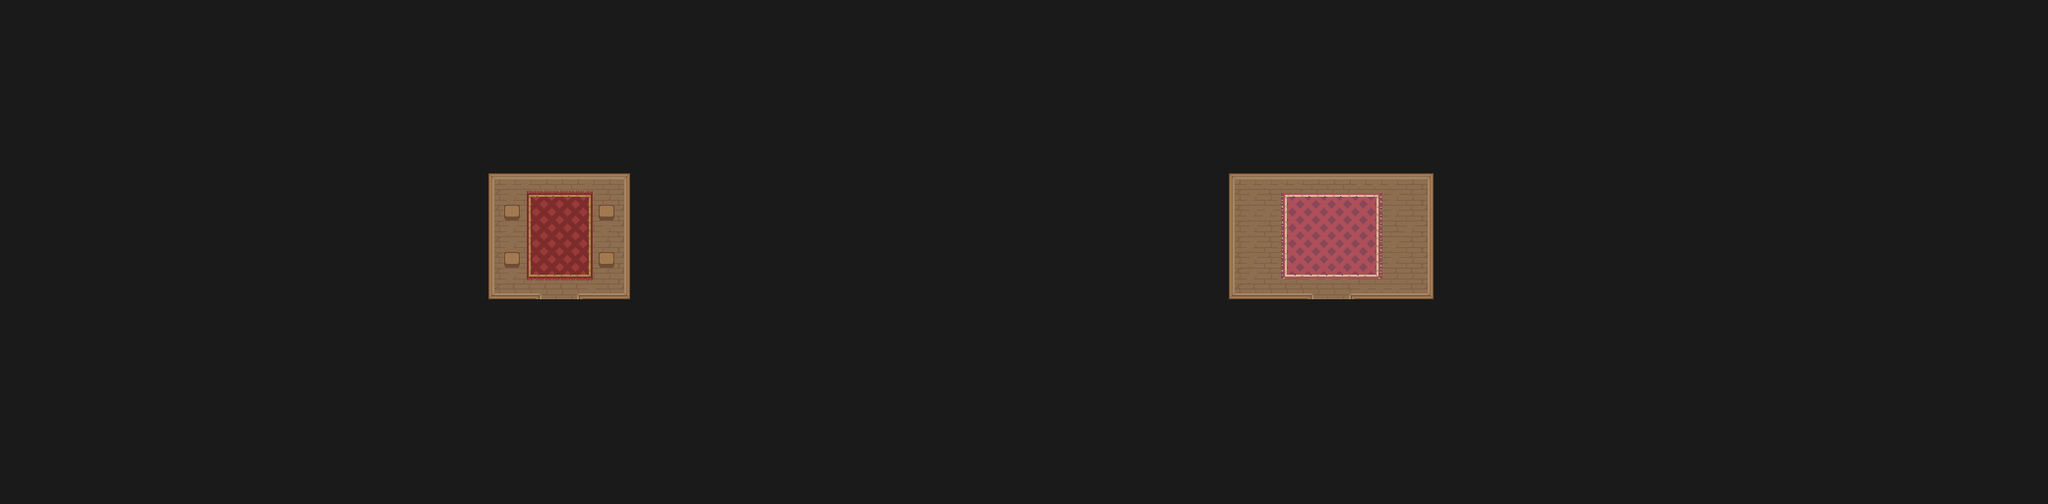

A level layout from a 2D game, rendered from its tile map. Below: a short description, then the map file with tile-grid data replaced by summaries:
An orthogonal 130x32 tile map with 16x16 px tiles, 3 tile layers (Base, Objects, Objects2), 2 tilesets and 41 objects (8x pot, 6x box, 6x box2, 2x 4_town, greatsword, ...).

<map version="1.10" tiledversion="1.10.2" orientation="orthogonal" renderorder="right-down" width="130" height="32" tilewidth="16" tileheight="16" infinite="0" nextlayerid="17" nextobjectid="193">
 <editorsettings>
  <export target="i_town.lua" format="lua" />
 </editorsettings>
 <properties>
  <property name="dark" type="bool" value="false" />
  <property name="defaultX" type="int" value="568" />
  <property name="defaultY" type="int" value="270" />
  <property name="music" value="town" />
  <property name="shader" value="saturation" />
  <property name="shaderVal" type="float" value="0.9" />
 </properties>
 <tileset firstgid="1" name="interior" tilewidth="16" tileheight="16" tilecount="294" columns="21">
  <image source="../_tilesets/interior.png" width="336" height="224" />
 </tileset>
 <tileset firstgid="295" name="terrain" tilewidth="16" tileheight="16" tilecount="4000" columns="50">
  <image source="../_tilesets/terrain.png" width="800" height="1280" />
  <tile id="49" probability="0.015" />
  <tile id="50" probability="0.015" />
  <tile id="51" probability="0.015" />
  <tile id="52" probability="0.015" />
  <tile id="53" probability="0.015" />
  <tile id="54" probability="0.025" />
  <tile id="87" probability="0.015" />
  <tile id="88" probability="0.015" />
  <tile id="89" probability="0.015" />
  <tile id="90" probability="0.015" />
  <tile id="91" probability="0.015" />
  <tile id="92" probability="0.015" />
  <tile id="93" probability="0.015" />
  <tile id="201">
   <animation>
    <frame tileid="201" duration="350" />
    <frame tileid="204" duration="350" />
    <frame tileid="207" duration="350" />
    <frame tileid="210" duration="350" />
   </animation>
  </tile>
  <tile id="203">
   <animation>
    <frame tileid="203" duration="350" />
    <frame tileid="206" duration="350" />
    <frame tileid="209" duration="350" />
    <frame tileid="212" duration="350" />
   </animation>
  </tile>
  <tile id="214">
   <animation>
    <frame tileid="214" duration="350" />
    <frame tileid="254" duration="350" />
    <frame tileid="294" duration="350" />
    <frame tileid="334" duration="350" />
   </animation>
  </tile>
  <tile id="215">
   <animation>
    <frame tileid="215" duration="350" />
    <frame tileid="255" duration="350" />
    <frame tileid="295" duration="350" />
    <frame tileid="335" duration="350" />
   </animation>
  </tile>
  <tile id="241">
   <animation>
    <frame tileid="241" duration="350" />
    <frame tileid="244" duration="350" />
    <frame tileid="247" duration="350" />
    <frame tileid="250" duration="350" />
   </animation>
  </tile>
  <tile id="243">
   <animation>
    <frame tileid="243" duration="350" />
    <frame tileid="246" duration="350" />
    <frame tileid="249" duration="350" />
    <frame tileid="252" duration="350" />
   </animation>
  </tile>
  <tile id="281">
   <animation>
    <frame tileid="281" duration="350" />
    <frame tileid="284" duration="350" />
    <frame tileid="287" duration="350" />
    <frame tileid="290" duration="350" />
   </animation>
  </tile>
  <tile id="282">
   <animation>
    <frame tileid="282" duration="350" />
    <frame tileid="285" duration="350" />
    <frame tileid="288" duration="350" />
    <frame tileid="291" duration="350" />
   </animation>
  </tile>
  <tile id="283">
   <animation>
    <frame tileid="283" duration="350" />
    <frame tileid="286" duration="350" />
    <frame tileid="289" duration="350" />
    <frame tileid="292" duration="350" />
   </animation>
  </tile>
  <tile id="361">
   <animation>
    <frame tileid="361" duration="350" />
    <frame tileid="363" duration="350" />
    <frame tileid="365" duration="350" />
    <frame tileid="367" duration="350" />
   </animation>
  </tile>
  <tile id="362">
   <animation>
    <frame tileid="362" duration="350" />
    <frame tileid="364" duration="350" />
    <frame tileid="366" duration="350" />
    <frame tileid="368" duration="350" />
   </animation>
  </tile>
  <tile id="401">
   <animation>
    <frame tileid="401" duration="350" />
    <frame tileid="403" duration="350" />
    <frame tileid="405" duration="350" />
    <frame tileid="407" duration="350" />
   </animation>
  </tile>
  <tile id="402">
   <animation>
    <frame tileid="402" duration="350" />
    <frame tileid="404" duration="350" />
    <frame tileid="406" duration="350" />
    <frame tileid="408" duration="350" />
   </animation>
  </tile>
  <tile id="486">
   <animation>
    <frame tileid="486" duration="100" />
    <frame tileid="487" duration="100" />
    <frame tileid="488" duration="100" />
   </animation>
  </tile>
  <tile id="526">
   <animation>
    <frame tileid="526" duration="100" />
    <frame tileid="527" duration="100" />
    <frame tileid="528" duration="100" />
   </animation>
  </tile>
  <tile id="566">
   <animation>
    <frame tileid="566" duration="100" />
    <frame tileid="567" duration="100" />
    <frame tileid="568" duration="100" />
   </animation>
  </tile>
  <tile id="606">
   <animation>
    <frame tileid="606" duration="200" />
    <frame tileid="646" duration="200" />
    <frame tileid="686" duration="200" />
   </animation>
  </tile>
  <tile id="607">
   <animation>
    <frame tileid="607" duration="200" />
    <frame tileid="647" duration="200" />
    <frame tileid="687" duration="200" />
   </animation>
  </tile>
  <tile id="608">
   <animation>
    <frame tileid="608" duration="200" />
    <frame tileid="648" duration="200" />
    <frame tileid="688" duration="200" />
   </animation>
  </tile>
  <tile id="1096" probability="0.05" />
  <tile id="1097" probability="0.1" />
  <tile id="1098" probability="0.05" />
  <tile id="1135" probability="0.1" />
  <tile id="1136" probability="0.05" />
  <tile id="1137" probability="0.05" />
  <tile id="1138" probability="0.05" />
  <tile id="1216" probability="0.05" />
  <tile id="1217" probability="0.1" />
  <tile id="1218" probability="0.05" />
  <tile id="1255" probability="0.1" />
  <tile id="1256" probability="0.05" />
  <tile id="1257" probability="0.05" />
  <tile id="1258" probability="0.05" />
  <wangsets>
   <wangset name="Grasslands" type="corner" tile="49">
    <wangcolor name="Elevation" color="#ff0000" tile="-1" probability="1" />
    <wangcolor name="Grass Edges" color="#00ff00" tile="-1" probability="1" />
    <wangcolor name="Water Edges" color="#00ffff" tile="-1" probability="1" />
    <wangcolor name="Path" color="#ff7700" tile="-1" probability="1" />
    <wangcolor name="Grass Edges 2" color="#00aa00" tile="-1" probability="1" />
    <wangcolor name="Dirt" color="#ff00d8" tile="-1" probability="1" />
    <wangcolor name="Cliff" color="#ffff00" tile="-1" probability="1" />
    <wangtile tileid="41" wangid="0,0,0,1,0,0,0,0" />
    <wangtile tileid="42" wangid="0,0,0,1,0,1,0,0" />
    <wangtile tileid="43" wangid="0,0,0,0,0,1,0,0" />
    <wangtile tileid="45" wangid="0,1,0,0,0,1,0,1" />
    <wangtile tileid="46" wangid="0,1,0,1,0,0,0,1" />
    <wangtile tileid="55" wangid="0,2,0,0,0,2,0,2" />
    <wangtile tileid="56" wangid="0,2,0,0,0,0,0,2" />
    <wangtile tileid="57" wangid="0,2,0,2,0,0,0,2" />
    <wangtile tileid="58" wangid="0,0,0,2,0,0,0,0" />
    <wangtile tileid="59" wangid="0,0,0,0,0,2,0,0" />
    <wangtile tileid="61" wangid="0,0,0,5,0,0,0,0" />
    <wangtile tileid="62" wangid="0,0,0,5,0,5,0,0" />
    <wangtile tileid="63" wangid="0,0,0,0,0,5,0,0" />
    <wangtile tileid="65" wangid="0,5,0,0,0,5,0,5" />
    <wangtile tileid="66" wangid="0,5,0,5,0,0,0,5" />
    <wangtile tileid="81" wangid="0,1,0,1,0,0,0,0" />
    <wangtile tileid="82" wangid="0,1,0,1,0,1,0,1" />
    <wangtile tileid="83" wangid="0,0,0,0,0,1,0,1" />
    <wangtile tileid="85" wangid="0,0,0,1,0,1,0,1" />
    <wangtile tileid="86" wangid="0,1,0,1,0,1,0,0" />
    <wangtile tileid="95" wangid="0,0,0,0,0,2,0,2" />
    <wangtile tileid="96" wangid="0,2,0,2,0,2,0,2" />
    <wangtile tileid="97" wangid="0,2,0,2,0,0,0,0" />
    <wangtile tileid="98" wangid="0,2,0,0,0,0,0,0" />
    <wangtile tileid="99" wangid="0,0,0,0,0,0,0,2" />
    <wangtile tileid="101" wangid="0,5,0,5,0,0,0,0" />
    <wangtile tileid="102" wangid="0,5,0,5,0,5,0,5" />
    <wangtile tileid="103" wangid="0,0,0,0,0,5,0,5" />
    <wangtile tileid="105" wangid="0,0,0,5,0,5,0,5" />
    <wangtile tileid="106" wangid="0,5,0,5,0,5,0,0" />
    <wangtile tileid="121" wangid="0,1,0,0,0,0,0,0" />
    <wangtile tileid="122" wangid="0,1,0,0,0,0,0,1" />
    <wangtile tileid="123" wangid="0,0,0,0,0,0,0,1" />
    <wangtile tileid="135" wangid="0,0,0,2,0,2,0,2" />
    <wangtile tileid="136" wangid="0,0,0,2,0,2,0,0" />
    <wangtile tileid="137" wangid="0,2,0,2,0,2,0,0" />
    <wangtile tileid="141" wangid="0,5,0,0,0,0,0,0" />
    <wangtile tileid="142" wangid="0,5,0,0,0,0,0,5" />
    <wangtile tileid="143" wangid="0,0,0,0,0,0,0,5" />
    <wangtile tileid="201" wangid="0,3,0,0,0,3,0,3" />
    <wangtile tileid="202" wangid="0,3,0,0,0,0,0,3" />
    <wangtile tileid="203" wangid="0,3,0,3,0,0,0,3" />
    <wangtile tileid="241" wangid="0,0,0,0,0,3,0,3" />
    <wangtile tileid="243" wangid="0,3,0,3,0,0,0,0" />
    <wangtile tileid="281" wangid="0,0,0,3,0,3,0,3" />
    <wangtile tileid="282" wangid="0,0,0,3,0,3,0,0" />
    <wangtile tileid="283" wangid="0,3,0,3,0,3,0,0" />
    <wangtile tileid="361" wangid="0,0,0,3,0,0,0,0" />
    <wangtile tileid="362" wangid="0,0,0,0,0,3,0,0" />
    <wangtile tileid="370" wangid="0,3,0,3,0,3,0,3" />
    <wangtile tileid="401" wangid="0,3,0,0,0,0,0,0" />
    <wangtile tileid="402" wangid="0,0,0,0,0,0,0,3" />
    <wangtile tileid="530" wangid="0,0,0,7,0,0,0,0" />
    <wangtile tileid="531" wangid="0,0,0,7,0,7,0,0" />
    <wangtile tileid="532" wangid="0,0,0,0,0,7,0,0" />
    <wangtile tileid="533" wangid="0,0,0,7,0,0,0,0" />
    <wangtile tileid="534" wangid="0,0,0,7,0,7,0,0" />
    <wangtile tileid="535" wangid="0,0,0,0,0,7,0,0" />
    <wangtile tileid="570" wangid="0,7,0,7,0,0,0,0" />
    <wangtile tileid="571" wangid="0,7,0,7,0,7,0,7" />
    <wangtile tileid="572" wangid="0,0,0,0,0,7,0,7" />
    <wangtile tileid="573" wangid="0,7,0,7,0,0,0,0" />
    <wangtile tileid="575" wangid="0,0,0,0,0,7,0,7" />
    <wangtile tileid="610" wangid="0,7,0,0,0,0,0,0" />
    <wangtile tileid="611" wangid="0,7,0,0,0,0,0,7" />
    <wangtile tileid="612" wangid="0,0,0,0,0,0,0,7" />
    <wangtile tileid="613" wangid="0,7,0,0,0,0,0,0" />
    <wangtile tileid="614" wangid="0,7,0,0,0,0,0,7" />
    <wangtile tileid="615" wangid="0,0,0,0,0,0,0,7" />
    <wangtile tileid="761" wangid="0,0,0,4,0,0,0,0" />
    <wangtile tileid="762" wangid="0,0,0,4,0,4,0,0" />
    <wangtile tileid="763" wangid="0,0,0,0,0,4,0,0" />
    <wangtile tileid="765" wangid="0,4,0,0,0,4,0,4" />
    <wangtile tileid="766" wangid="0,4,0,4,0,0,0,4" />
    <wangtile tileid="768" wangid="0,0,0,6,0,0,0,0" />
    <wangtile tileid="769" wangid="0,0,0,6,0,6,0,0" />
    <wangtile tileid="770" wangid="0,0,0,0,0,6,0,0" />
    <wangtile tileid="772" wangid="0,6,0,0,0,6,0,6" />
    <wangtile tileid="773" wangid="0,6,0,6,0,0,0,6" />
    <wangtile tileid="801" wangid="0,4,0,4,0,0,0,0" />
    <wangtile tileid="802" wangid="0,4,0,4,0,4,0,4" />
    <wangtile tileid="803" wangid="0,0,0,0,0,4,0,4" />
    <wangtile tileid="805" wangid="0,0,0,4,0,4,0,4" />
    <wangtile tileid="806" wangid="0,4,0,4,0,4,0,0" />
    <wangtile tileid="808" wangid="0,6,0,6,0,0,0,0" />
    <wangtile tileid="809" wangid="0,6,0,6,0,6,0,6" />
    <wangtile tileid="810" wangid="0,0,0,0,0,6,0,6" />
    <wangtile tileid="812" wangid="0,0,0,6,0,6,0,6" />
    <wangtile tileid="813" wangid="0,6,0,6,0,6,0,0" />
    <wangtile tileid="841" wangid="0,4,0,0,0,0,0,0" />
    <wangtile tileid="842" wangid="0,4,0,0,0,0,0,4" />
    <wangtile tileid="843" wangid="0,0,0,0,0,0,0,4" />
    <wangtile tileid="848" wangid="0,6,0,0,0,0,0,0" />
    <wangtile tileid="849" wangid="0,6,0,0,0,0,0,6" />
    <wangtile tileid="850" wangid="0,0,0,0,0,0,0,6" />
   </wangset>
   <wangset name="Cave" type="corner" tile="-1">
    <wangcolor name="Wall" color="#ff0000" tile="-1" probability="1" />
    <wangcolor name="Ground" color="#00ff00" tile="-1" probability="1" />
    <wangtile tileid="1081" wangid="0,0,0,1,0,0,0,0" />
    <wangtile tileid="1082" wangid="0,0,0,1,0,1,0,0" />
    <wangtile tileid="1083" wangid="0,0,0,0,0,1,0,0" />
    <wangtile tileid="1085" wangid="0,1,0,0,0,1,0,1" />
    <wangtile tileid="1086" wangid="0,1,0,1,0,0,0,1" />
    <wangtile tileid="1088" wangid="0,0,0,2,0,0,0,0" />
    <wangtile tileid="1089" wangid="0,0,0,2,0,2,0,0" />
    <wangtile tileid="1090" wangid="0,0,0,0,0,2,0,0" />
    <wangtile tileid="1092" wangid="0,2,0,0,0,2,0,2" />
    <wangtile tileid="1093" wangid="0,2,0,2,0,0,0,2" />
    <wangtile tileid="1121" wangid="0,1,0,1,0,0,0,0" />
    <wangtile tileid="1122" wangid="0,1,0,1,0,1,0,1" />
    <wangtile tileid="1123" wangid="0,0,0,0,0,1,0,1" />
    <wangtile tileid="1125" wangid="0,0,0,1,0,1,0,1" />
    <wangtile tileid="1126" wangid="0,1,0,1,0,1,0,0" />
    <wangtile tileid="1128" wangid="0,2,0,2,0,0,0,0" />
    <wangtile tileid="1129" wangid="0,2,0,2,0,2,0,2" />
    <wangtile tileid="1130" wangid="0,0,0,0,0,2,0,2" />
    <wangtile tileid="1132" wangid="0,0,0,2,0,2,0,2" />
    <wangtile tileid="1133" wangid="0,2,0,2,0,2,0,0" />
    <wangtile tileid="1161" wangid="0,1,0,0,0,0,0,0" />
    <wangtile tileid="1162" wangid="0,1,0,0,0,0,0,1" />
    <wangtile tileid="1163" wangid="0,0,0,0,0,0,0,1" />
    <wangtile tileid="1168" wangid="0,2,0,0,0,0,0,0" />
    <wangtile tileid="1169" wangid="0,2,0,0,0,0,0,2" />
    <wangtile tileid="1170" wangid="0,0,0,0,0,0,0,2" />
   </wangset>
  </wangsets>
 </tileset>
 <layer id="1" name="Base" width="130" height="32">
  <data>[4160 cells, 4160 non-empty, 6 distinct tile ids]</data>
 </layer>
 <layer id="13" name="Objects" width="130" height="32">
  <data>[4160 cells, 88 non-empty, 21 distinct tile ids]</data>
 </layer>
 <layer id="12" name="Objects2" width="130" height="32">
  <data>[4160 cells, 54 non-empty, 10 distinct tile ids]</data>
 </layer>
 <objectgroup id="3" name="Walls">
  <object id="126" x="496" y="296" width="56" height="8" />
  <object id="127" x="496" y="176" width="8" height="120" />
  <object id="128" x="504" y="176" width="136" height="8" />
  <object id="129" x="632" y="184" width="8" height="120" />
  <object id="130" x="584" y="296" width="48" height="8" />
  <object id="133" x="512" y="256" width="16" height="16" />
  <object id="134" x="608" y="256" width="16" height="16" />
  <object id="135" x="608" y="208" width="16" height="16" />
  <object id="136" x="512" y="208" width="16" height="16" />
  <object id="150" x="1248" y="296" width="88" height="8" />
  <object id="151" x="1248" y="176" width="8" height="120" />
  <object id="152" x="1256" y="176" width="200" height="8" />
  <object id="153" x="1448" y="184" width="8" height="120" />
  <object id="154" x="1368" y="296" width="80" height="8" />
 </objectgroup>
 <objectgroup id="10" name="Water" />
 <objectgroup id="5" name="Loot" />
 <objectgroup id="15" name="Props">
  <object id="157" name="box" x="1268" y="200">
   <point />
  </object>
  <object id="164" name="box" x="1268" y="216">
   <point />
  </object>
  <object id="165" name="box" x="1268" y="232">
   <point />
  </object>
  <object id="166" name="box" x="1268" y="252">
   <point />
  </object>
  <object id="169" name="box2" x="1436" y="200">
   <point />
  </object>
  <object id="170" name="box2" x="1436" y="216">
   <point />
  </object>
  <object id="171" name="box2" x="1436" y="232">
   <point />
  </object>
  <object id="172" name="box2" x="1436" y="252">
   <point />
  </object>
  <object id="175" name="pot" x="1268" y="288">
   <point />
  </object>
  <object id="176" name="pot" x="1284" y="288">
   <point />
  </object>
  <object id="177" name="pot" x="1284" y="272">
   <point />
  </object>
  <object id="178" name="pot" x="1268" y="272">
   <point />
  </object>
  <object id="183" name="pot" x="1420" y="288">
   <point />
  </object>
  <object id="184" name="pot" x="1436" y="288">
   <point />
  </object>
  <object id="185" name="pot" x="1436" y="272">
   <point />
  </object>
  <object id="186" name="pot" x="1420" y="272">
   <point />
  </object>
  <object id="187" name="box" x="1288" y="200">
   <point />
  </object>
  <object id="188" name="box" x="1288" y="216">
   <point />
  </object>
  <object id="189" name="box2" x="1416" y="200">
   <point />
  </object>
  <object id="190" name="box2" x="1416" y="216">
   <point />
  </object>
 </objectgroup>
 <objectgroup id="16" name="Weapons">
  <object id="191" name="greatsword" x="1288" y="244">
   <point />
  </object>
  <object id="192" name="spear" x="1416" y="244">
   <point />
  </object>
 </objectgroup>
 <objectgroup id="6" name="Enemies" />
 <objectgroup id="9" name="Triggers" />
 <objectgroup id="7" name="Transitions">
  <object id="123" name="4_town" x="552" y="304" width="32" height="12">
   <properties>
    <property name="destX" type="int" value="824" />
    <property name="destY" type="int" value="244" />
   </properties>
  </object>
  <object id="146" name="4_town" x="1336" y="304" width="32" height="12">
   <properties>
    <property name="destX" type="int" value="232" />
    <property name="destY" type="int" value="368" />
   </properties>
  </object>
 </objectgroup>
 <objectgroup id="11" name="NPC">
  <object id="124" name="shopkeeper" x="568" y="224">
   <point />
  </object>
  <object id="156" name="teaGirl" x="1352" y="232">
   <point />
  </object>
 </objectgroup>
 <objectgroup id="14" name="ShopItems">
  <object id="155" name="lantern" x="520" y="265">
   <point />
  </object>
 </objectgroup>
 <objectgroup id="8" name="Chests" />
</map>
